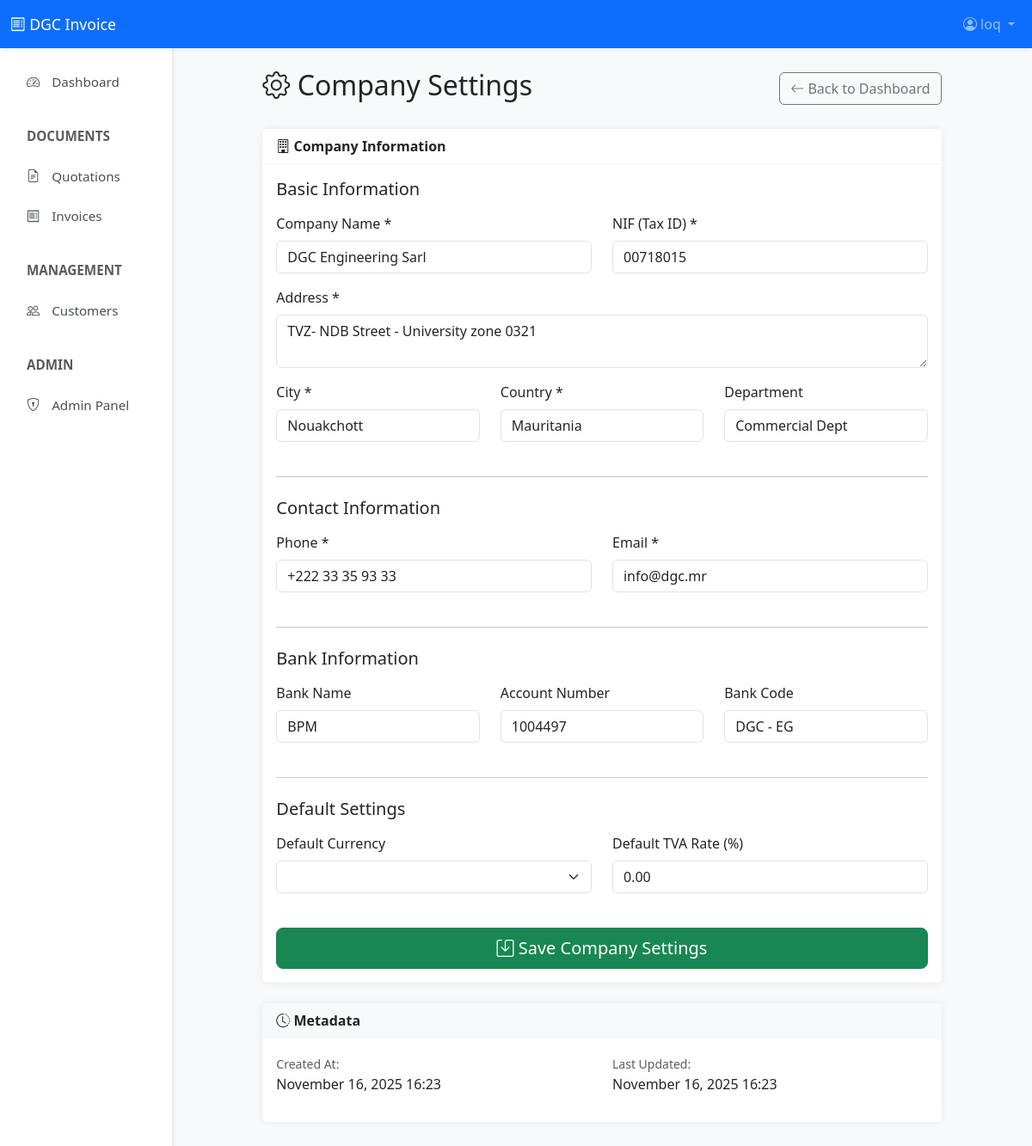
The page /settings/company/ (signed in) on the database its author committed.
### Invoice/models.py (models this page shows, shortened)
class Company(models.Model):
    name = models.CharField(max_length=200, default="DGC Engineering Sarl")
    address = models.TextField(default="TVZ- NDB Street - University zone 0321")
    city = models.CharField(max_length=100, default="Nouakchott")
    country = models.CharField(max_length=100, default="Mauritania")
    phone = models.CharField(max_length=20, default="+222 33 35 93 33")
    email = models.EmailField(default="info@dgc.mr")
    nif = models.CharField(
        max_length=50,
        default="00718015",
        verbose_name="NIF",
        help_text="Tax Identification Number"
    )
    bank_name = models.CharField(max_length=200, default="BPM")
    account_number = models.CharField(max_length=100, default="1004497")
    bank_code = models.CharField(max_length=50, default="DGC - EG", blank=True)
    default_currency = models.CharField(max_length=10, default="MRU")
    default_tva_rate = models.DecimalField(
        max_digits=5,
        decimal_places=2,
        default=Decimal('0.00'),
        validators=[MinValueValidator(Decimal('0.00')), MaxValueValidator(Decimal('100.00'))],
        help_text="Default TVA/VAT rate in percentage"
    )
    department = models.CharField(max_length=100, default="Commercial Dept", blank=True)
    created_at = models.DateTimeField(auto_now_add=True)
    updated_at = models.DateTimeField(auto_now=True)
    class Meta:
        verbose_name = "Company Information"
        verbose_name_plural = "Company Information"
    @classmethod
    def get_company(cls):
        company, created = cls.objects.get_or_create(pk=1)
        return company

### Invoice/views.py (the view)
# urls.py: path('settings/company/', views.company_settings, name='company_settings'),
@login_required
@user_passes_test(lambda u: u.is_staff)
def company_settings(request):
    company = Company.get_company()
    if request.method == 'POST':
        form = CompanyForm(request.POST, instance=company)
        if form.is_valid():
            form.save()
            messages.success(request, 'Company settings updated successfully!')
            return redirect('company_settings')
    else:
        form = CompanyForm(instance=company)
    return render(request, 'invoices/company_settings.html', {
        'form': form,
        'company': company,
    })

### Invoice/templates/invoices/company_settings.html (shortened to what this page needs)
{% extends 'invoices/base.html' %}
{% block content %}
<div class="row justify-content-center">
    <div class="col-lg-10">
        <div class="d-flex justify-content-between align-items-center mb-4">
            <h2>
                <i class="bi bi-gear"></i> Company Settings
            </h2>
            <a href="{% url 'dashboard' %}" class="btn btn-outline-secondary">
                <i class="bi bi-arrow-left"></i> Back to Dashboard
            </a>
        </div>
        <div class="card">
            <div class="card-header">
                <i class="bi bi-building"></i> Company Information
            </div>
            <div class="card-body">
                <form method="post">
                    <h5 class="mb-3">Basic Information</h5>
                    <div class="row">
                        <div class="col-md-6 mb-3">
                            <label for="{{ form.name.id_for_label }}" class="form-label">Company Name *</label>
                            {{ form.name }}
                        </div>
                        <div class="col-md-6 mb-3">
                            <label for="{{ form.nif.id_for_label }}" class="form-label">NIF (Tax ID) *</label>
                            {{ form.nif }}
                        </div>
                        <div class="col-md-12 mb-3">
                            <label for="{{ form.address.id_for_label }}" class="form-label">Address *</label>
                            {{ form.address }}
                        </div>
                        <div class="col-md-4 mb-3">
                            <label for="{{ form.city.id_for_label }}" class="form-label">City *</label>
                            {{ form.city }}
                        </div>
                        <div class="col-md-4 mb-3">
                            <label for="{{ form.country.id_for_label }}" class="form-label">Country *</label>
                            {{ form.country }}
                        </div>
                        <div class="col-md-4 mb-3">
                            <label for="{{ form.department.id_for_label }}" class="form-label">Department</label>
                            {{ form.department }}
                        </div>
                    </div>
                    <hr class="my-4">
                    <h5 class="mb-3">Contact Information</h5>
                    <div class="row">
                        <div class="col-md-6 mb-3">
                            <label for="{{ form.phone.id_for_label }}" class="form-label">Phone *</label>
                            {{ form.phone }}
                        </div>
                        <div class="col-md-6 mb-3">
                            <label for="{{ form.email.id_for_label }}" class="form-label">Email *</label>
                            {{ form.email }}
                        </div>
                    </div>
                    <hr class="my-4">
                    <h5 class="mb-3">Bank Information</h5>
                    <div class="row">
                        <div class="col-md-4 mb-3">
                            <label for="{{ form.bank_name.id_for_label }}" class="form-label">Bank Name</label>
                            {{ form.bank_name }}
                        </div>
                        <div class="col-md-4 mb-3">
                            <label for="{{ form.account_number.id_for_label }}" class="form-label">Account Number</label>
                            {{ form.account_number }}
                        </div>
                        <div class="col-md-4 mb-3">
                            <label for="{{ form.bank_code.id_for_label }}" class="form-label">Bank Code</label>
                            {{ form.bank_code }}
                        </div>
                    </div>
                    <hr class="my-4">
                    <h5 class="mb-3">Default Settings</h5>
                    <div class="row">
                        <div class="col-md-6 mb-3">
                            <label for="{{ form.default_currency.id_for_label }}" class="form-label">Default Currency</label>
                            {{ form.default_currency }}
                        </div>
                        <div class="col-md-6 mb-3">
                            <label for="{{ form.default_tva_rate.id_for_label }}" class="form-label">Default TVA Rate (%)</label>
                            {{ form.default_tva_rate }}
                        </div>
                    </div>
                    <div class="d-grid gap-2 mt-4">
                        <button type="submit" class="btn btn-success btn-lg">
                            <i class="bi bi-save"></i> Save Company Settings
                        </button>
                    </div>
                </form>
            </div>
        </div>
        <div class="card mt-4">
            <div class="card-header bg-light">
                <i class="bi bi-clock-history"></i> Metadata
            </div>
            <div class="card-body">
                <div class="row">
                    <div class="col-md-6">
                        <small class="text-muted">Created At:</small>
                        <p>{{ company.created_at|date:"F d, Y H:i" }}</p>
                    </div>
                    <div class="col-md-6">
                        <small class="text-muted">Last Updated:</small>
                        <p>{{ company.updated_at|date:"F d, Y H:i" }}</p>
                    </div>
                </div>
            </div>
        </div>
    </div>
</div>
{% endblock %}

### Invoice/templates/invoices/base.html (shortened to what this page needs)
<!DOCTYPE html>
<html lang="en">
<head>
    <link href="https://cdn.jsdelivr.net/npm/bootstrap@5.3.0/dist/css/bootstrap.min.css" rel="stylesheet">
    <link rel="stylesheet" href="https://cdn.jsdelivr.net/npm/bootstrap-icons@1.10.0/font/bootstrap-icons.css">
</head>
<body>
    {% if user.is_authenticated %}
    <nav class="navbar navbar-expand-lg navbar-dark bg-primary sticky-top">
        <div class="container-fluid">
            <a class="navbar-brand ms-2 ms-lg-0" href="{% url 'dashboard' %}">
                <i class="bi bi-receipt"></i> <span class="d-none d-sm-inline">DGC Invoice</span><span class="d-inline d-sm-none">DGC</span>
            </a>
            <div class="collapse navbar-collapse" id="navbarNav">
                <ul class="navbar-nav ms-auto">
                    <li class="nav-item dropdown">
                        <a class="nav-link dropdown-toggle" href="#" role="button" data-bs-toggle="dropdown">
                            <i class="bi bi-person-circle"></i>
                            <span class="d-none d-md-inline">{{ user.get_full_name|default:user.username }}</span>
                        </a>
                    </li>
                </ul>
            </div>
        </div>
    </nav>
    <div class="container-fluid">
        <div class="row">
            <nav class="col-lg-2 d-none d-lg-block sidebar no-print">
                <div class="position-sticky pt-3">
                    <ul class="nav flex-column">
                        <li class="nav-item">
                            <a class="nav-link {% if request.resolver_match.url_name == 'dashboard' %}active{% endif %}"
                               href="{% url 'dashboard' %}">
                                <i class="bi bi-speedometer2"></i> Dashboard
                            </a>
                        </li>
                        <li class="nav-item mt-3">
                            <span class="nav-link text-muted fw-bold small">DOCUMENTS</span>
                        </li>
                        <li class="nav-item">
                            <a class="nav-link {% if 'quotation' in request.path %}active{% endif %}"
                               href="{% url 'quotation_list' %}">
                                <i class="bi bi-file-earmark-text"></i> Quotations
                            </a>
                        </li>
                        <li class="nav-item">
                            <a class="nav-link {% if 'invoice' in request.path %}active{% endif %}"
                               href="{% url 'invoice_list' %}">
                                <i class="bi bi-receipt"></i> Invoices
                            </a>
                        </li>
                        <li class="nav-item mt-3">
                            <span class="nav-link text-muted fw-bold small">MANAGEMENT</span>
                        </li>
                        <li class="nav-item">
                            <a class="nav-link {% if 'customer' in request.path %}active{% endif %}"
                               href="{% url 'customer_list' %}">
                                <i class="bi bi-people"></i> Customers
                            </a>
                        </li>
                        {% if user.is_staff %}
                        <li class="nav-item mt-3">
                            <span class="nav-link text-muted fw-bold small">ADMIN</span>
                        </li>
                        <li class="nav-item">
                            <a class="nav-link" href="/admin/">
                                <i class="bi bi-shield-lock"></i> Admin Panel
                            </a>
                        </li>
                        {% endif %}
                    </ul>
                </div>
            </nav>
            <main class="col-lg-10 ms-sm-auto main-content">
                {% block content %}{% endblock %}
            </main>
        </div>
    </div>
    {% else %}
    {% block public_content %}{% endblock %}
    {% endif %}
</body>
</html>

### Invoice/templates/invoices/base.html (style rules this page uses)
:root { --primary-color: #0d6efd; --secondary-color: #6c757d; --success-color: #198754; --danger-color: #dc3545; --warning-color: #ffc107; --info-color: #0dcaf0; }
body { font-family: 'Segoe UI', Tahoma, Geneva, Verdana, sans-serif; background-color: #f8f9fa; }
.navbar { box-shadow: 0 2px 4px rgba(0,0,0,.08); }
.navbar-brand { font-size: 1.1rem; }
.sidebar { min-height: calc(100vh - 56px); background-color: #fff; box-shadow: 2px 0 4px rgba(0,0,0,.08); position: sticky; top: 56px; overflow-y: auto; }
.sidebar .nav-link { color: #495057; padding: 0.75rem 1rem; border-left: 3px solid transparent; transition: all 0.3s; font-size: 0.95rem; }
.sidebar .nav-link i { width: 20px; margin-right: 10px; }
.main-content { padding: 1.5rem; }
.card { border: none; box-shadow: 0 0 10px rgba(0,0,0,.08); margin-bottom: 1.5rem; }
.card-header { background-color: #fff; border-bottom: 2px solid #f8f9fa; font-weight: 600; font-size: 1rem; }

### rows shown on the page
Company: name "DGC Engineering Sarl", nif "00718015", address "TVZ- NDB Street - University zone 0321", city "Nouakchott", country "Mauritania", department "Commercial Dept", phone "+222 33 35 93 33", email "info@dgc.mr", bank_name "BPM", account_number "1004497", bank_code "DGC - EG", default_tva_rate "0.00", created_at "November 16, 2025 16:23", updated_at "November 16, 2025 16:23"

### other values the page prints
{{ user.get_full_name|default:user.username }} "loq"
